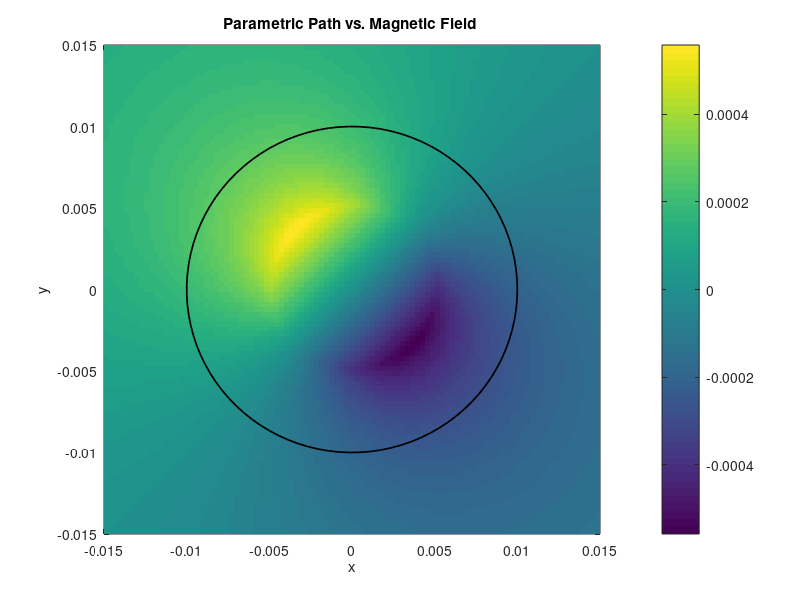
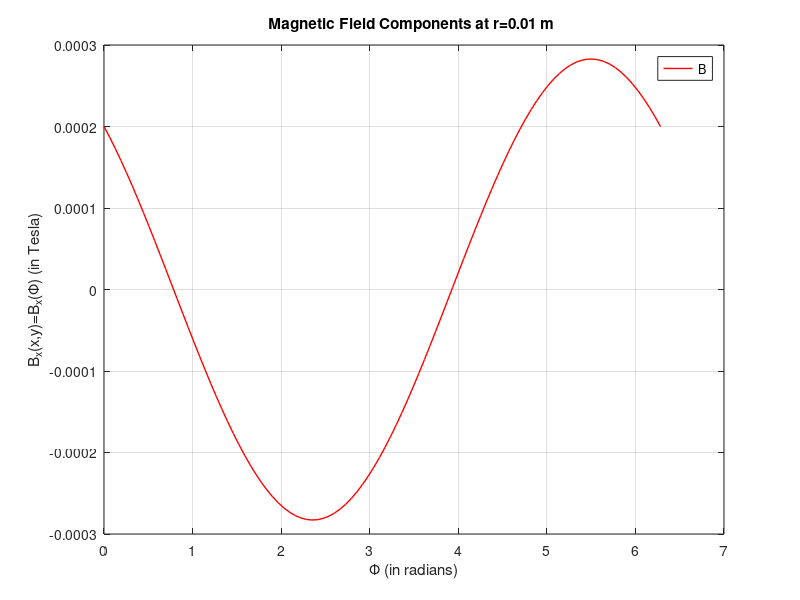
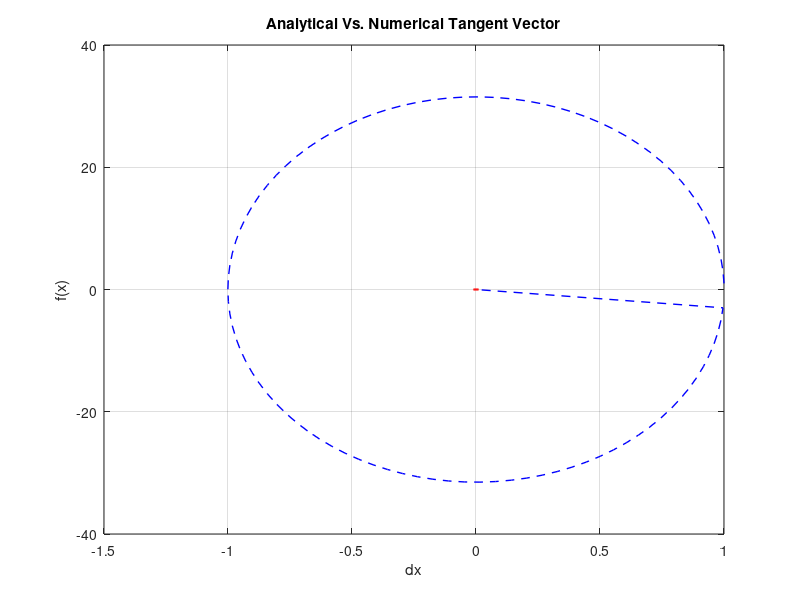

Reproduce these figures in MATLAB, in order. (Note: this script raises an error after producing the figures.)
%% Line Integration 
% Compute and plot the parametric path 
lx=100;
ly=100;
%constants
I=10;
a=0.005;
m0=(4*pi)*10.^(-7);
r0=2*a;

x = linspace(-3*a,3*a,lx);
y = linspace(-3*a,3*a,ly);
[X,Y]=meshgrid(x,y);

r_phi = zeros(100,100);

%Magnetic Field component from Problem #1 
for i=1:100
    for j=1:100
        if (sqrt(x(i).^2 +y(j).^2) < a)
            r_phi(i,j) = ((m0.*I)/(2.*pi.*a.^2).*sqrt(x(i).^2+y(j).^2)).*(-y(j)/sqrt(x(i).^2+y(j).^2)+(x(i)./sqrt(x(i).^2+y(j).^2)));
        else
            r_phi(i,j) = ((m0.*I)/(2.*pi.*sqrt(x(i).^2+y(j).^2))).*(-y(j)/sqrt(x(i).^2+y(j).^2)+(x(i)./sqrt(x(i).^2+y(j).^2)));
        end %if 
    end %for
end %for
figure(1);
pcolor(x,y,r_phi);
xlabel('x');
ylabel('y');
title('Parametric Path vs. Magnetic Field ');
shading flat;
colorbar;
hold on;

% r_phix = zeros(1,100);
% r_phiy = zeros(1,100);

phi_grid = linspace(0,2*pi,lx);
x = r0.*cos(phi_grid);
y = r0.*sin(phi_grid);
%% Plotter
plot(x,y,'color','black','LineWidth',1.25)    
shading flat;
colorbar;
hold off;

%% Plotting Magnetic Field B in terms of r 
B_phi = zeros(1,100); 
Bx_phi= zeros(1,100); 
By_phi= zeros(1,100);

for i=1:lx
        B_phi(i) = ((m0*I)/(2*pi*(sqrt(x(i)^2 + ...
        y(i)^2)))*(-y(i)/(sqrt(x(i)^2 + y(i)^2)) + ...
        x(i)/(sqrt(x(i)^2 + y(i)^2))));
        
        Bx_phi(i)=((m0*I)/(2*pi*(sqrt(x(i).^2+y(i).^2))* ...
        (-y(i)./sqrt(x(i).^2+y(i).^2))));
        
        By_phi(i)=((m0*I)/(2*pi*(sqrt(x(i).^2+y(i).^2))* ...
        (x(i)./sqrt(x(i).^2+y(i).^2)))); 
    
end %for
figure(2);
plot(phi_grid,B_phi,'r','LineWidth',1);
xlabel('\Phi (in radians)'); 
ylabel('B_{x}(x,y)=B_{x}(\Phi) (in Tesla)'); 
title('Magnetic Field Components at r=0.01 m '); 
legend('B');
grid on;
hold off;


%% Numerical Derivative
phi_grid = linspace(0,2*pi,lx);
x = r0.*cos(phi_grid);
y = r0.*sin(phi_grid);

%second order, centered
dy_dx=zeros(lx,1);
dx=x(2)-x(1);
dx_dy=zeros(ly,1);
dy=y(2)-y(1);

%centered difference on the interior
for ix=2:lx-1
    dy_dx(ix)=(x(ix)-x(ix-1))/dx;
end %for
dy_dx(1)=dy_dx(2);
%backward difference at the end

%forward difference at the beginning
for iy=2:ly-1
    dx_dy(iy)=(y(iy)-y(iy-1))/dy;
end %for
dx_dy(1)=dx_dy(2);


%% Analytical derivative 
an_dx = -(r0).*sin(phi_grid);
an_dy = (r0).*cos(phi_grid);
%% Plotter
figure(3);
plot(an_dx,an_dy,'color','red','LineWidth',1.25);
xlabel('dx');
ylabel('f(x)');
title('Analytical Vs. Numerical Tangent Vector');
grid on;
hold on;

plot(dx_dy,dy_dx,'b--','Linewidth',1);
% xlim([-3*a 3*a]);
% ylim([-3*a 3*a]);

% figure(5);
% plot(0.01*dx_dphi,0.01*dy_dphi,'red','Linewidth',1);
% xlabel('dx');
% ylabel('f(x)');
% title(' Numerical Tangent Vector');
% grid on;

%% Auxiliary Magnetic Field 

dr_dphi = dx_dy+dy_dx;
dphi = phi_grid(2)-phi_grid(1);
% differential path length
dl = dr_dphi*dphi;

dl = sum(dl,'all');
B = sum(B_phi,'all');
j = dl.*(B/m0);
current = (B/m0).*dl;
current = sum(current,'all');
xsoln = current./2;
disp(xsoln);
